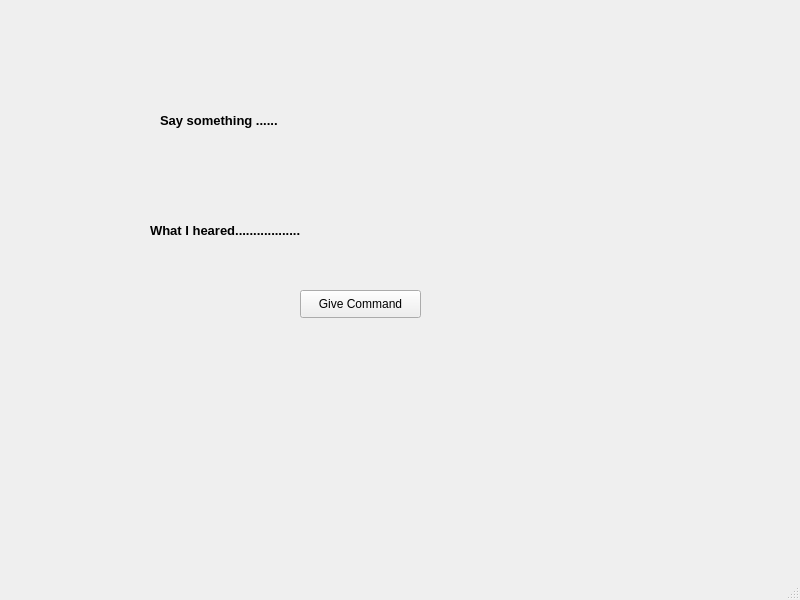
<?xml version="1.0" encoding="UTF-8"?>
<ui version="4.0">
 <class>MainWindow</class>
 <widget class="QMainWindow" name="MainWindow">
  <property name="geometry">
   <rect>
    <x>0</x>
    <y>0</y>
    <width>800</width>
    <height>600</height>
   </rect>
  </property>
  <property name="windowTitle">
   <string>MainWindow</string>
  </property>
  <widget class="QWidget" name="centralwidget">
   <widget class="QPushButton" name="give_command">
    <property name="geometry">
     <rect>
      <x>300</x>
      <y>290</y>
      <width>121</width>
      <height>28</height>
     </rect>
    </property>
    <property name="styleSheet">
     <string notr="true">backgroud-color: rgb(0, 0, 255);
</string>
    </property>
    <property name="text">
     <string>Give Command</string>
    </property>
   </widget>
   <widget class="QLabel" name="status_label">
    <property name="geometry">
     <rect>
      <x>160</x>
      <y>80</y>
      <width>481</width>
      <height>81</height>
     </rect>
    </property>
    <property name="font">
     <font>
      <pointsize>10</pointsize>
      <weight>75</weight>
      <bold>true</bold>
     </font>
    </property>
    <property name="styleSheet">
     <string notr="true">text-align: center;</string>
    </property>
    <property name="text">
     <string>Say something ......</string>
    </property>
   </widget>
   <widget class="QLabel" name="status_label_2">
    <property name="geometry">
     <rect>
      <x>150</x>
      <y>190</y>
      <width>481</width>
      <height>81</height>
     </rect>
    </property>
    <property name="font">
     <font>
      <pointsize>10</pointsize>
      <weight>75</weight>
      <bold>true</bold>
     </font>
    </property>
    <property name="styleSheet">
     <string notr="true">text-align: center;</string>
    </property>
    <property name="text">
     <string>What I heared..................</string>
    </property>
   </widget>
  </widget>
  <widget class="QMenuBar" name="menubar">
   <property name="geometry">
    <rect>
     <x>0</x>
     <y>0</y>
     <width>800</width>
     <height>26</height>
    </rect>
   </property>
  </widget>
  <widget class="QStatusBar" name="statusbar"/>
 </widget>
 <resources/>
 <connections/>
</ui>
